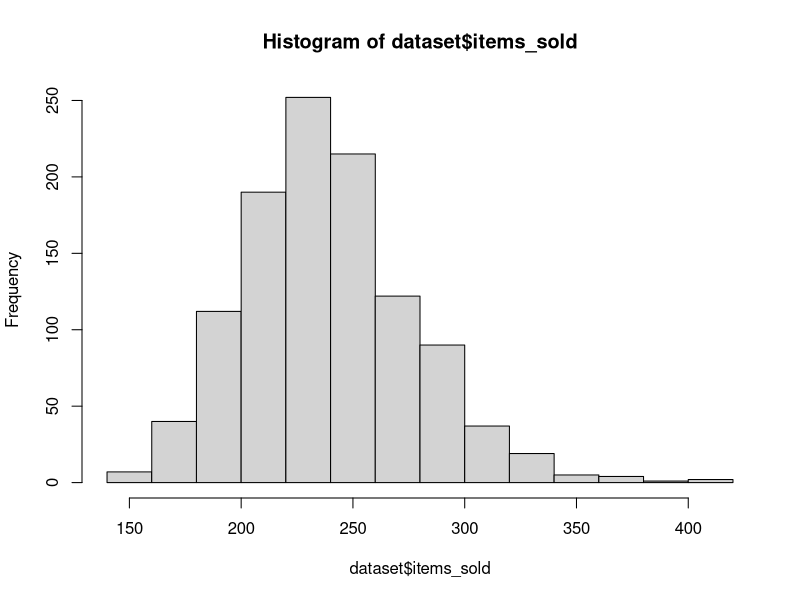
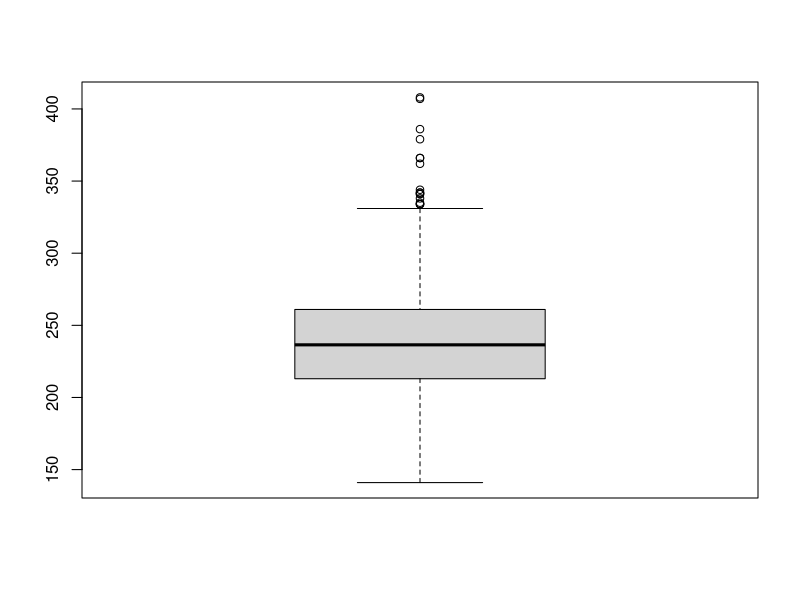
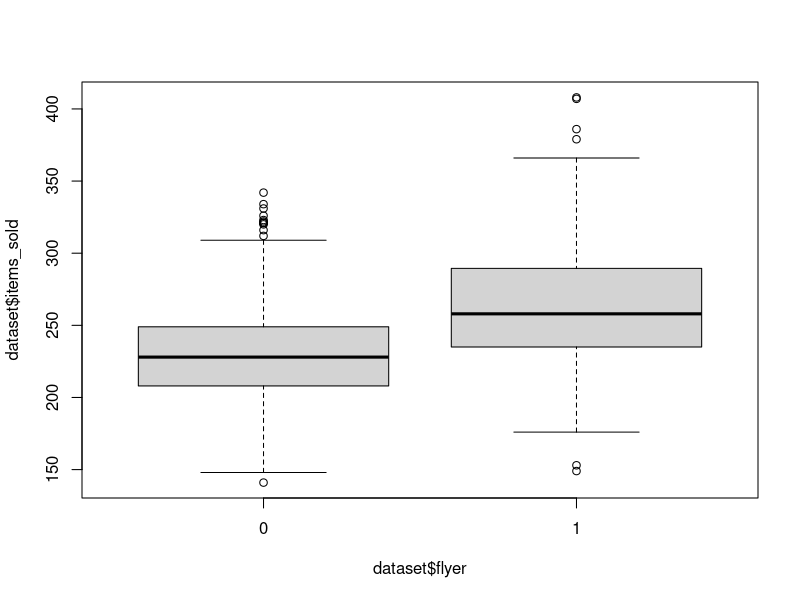
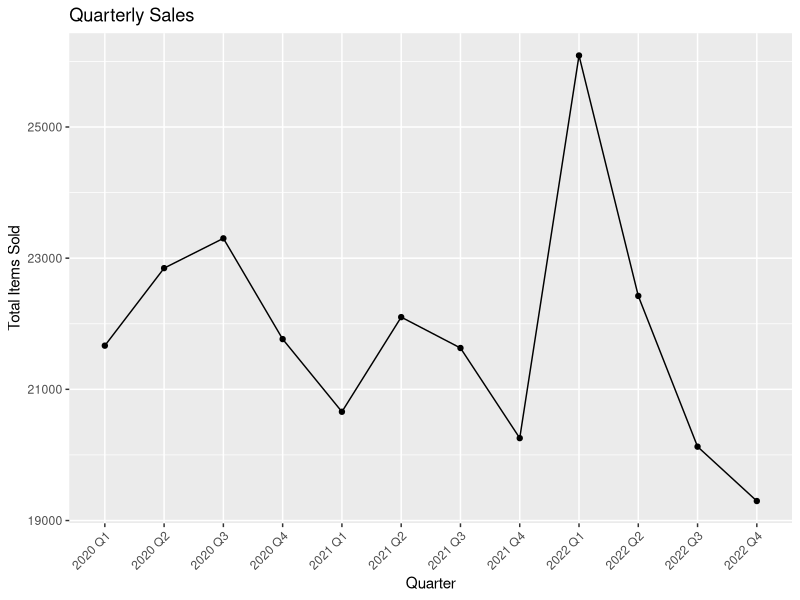
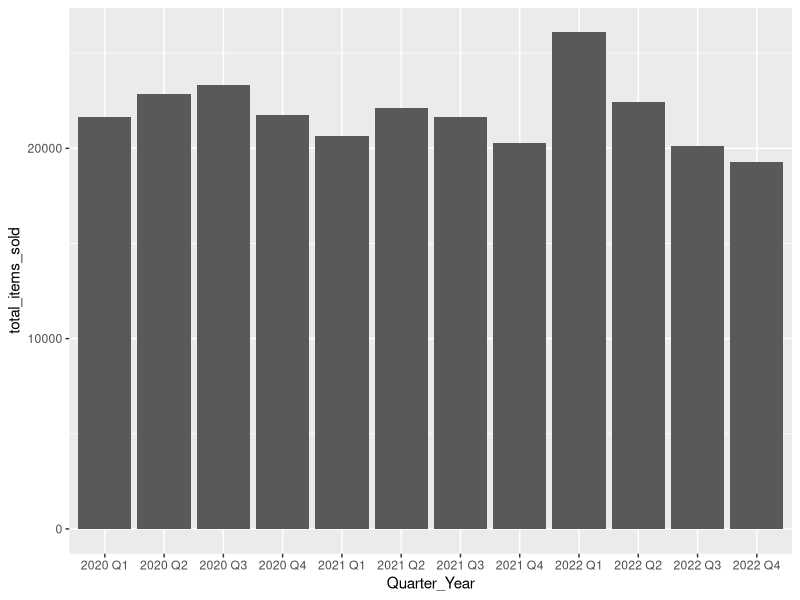
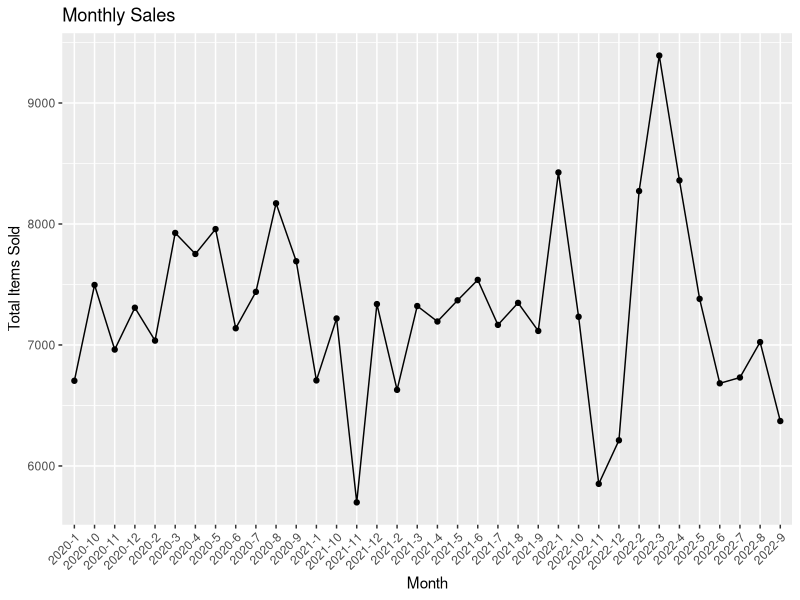
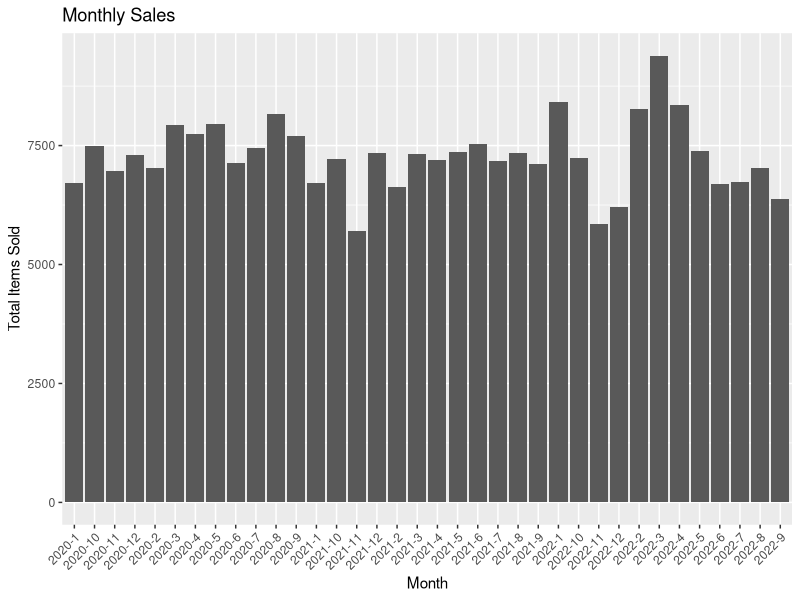
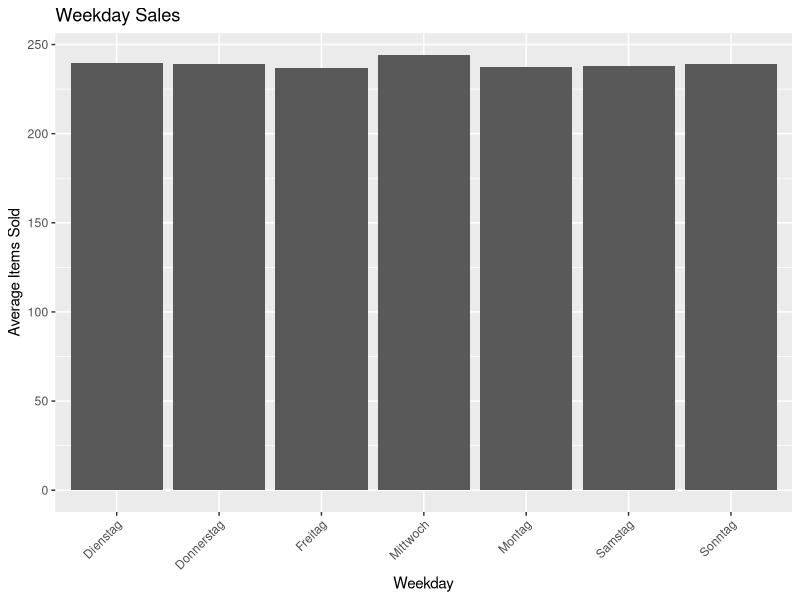

R code for these plots, in order:
library(ggplot2)
library(dplyr)
library(tidyverse)
library(corrplot)
library(lubridate)


# Task 1
dataset <- read.csv("Assignments/Assignment 2/dataset.csv")

# Overview of the data structure
summary(dataset)

## No nulls, need to transform dates to date
## Flier to be transformed as factor

dataset$Date = parse_date(dataset$Date) #Convert Date to date format
dataset$flyer = as.factor(dataset$flyer) #Convert Date to date format
summary(dataset)

# No need to analyze the price as it is a dimension, not a measure

hist(dataset$items_sold)
boxplot(dataset$items_sold) # Just number of items sold
boxplot(dataset$items_sold ~ dataset$flyer) # Including the flyer as factor

# Create a new column for quarter and year
dataset <- dataset %>%
  mutate(Quarter_Year = paste0(year(Date), " Q", quarter(Date)))

dataset$Month_Year <- paste0(year(dataset$Date), '-', month(dataset$Date))

# Aggregate sales by quarter and year
quarterly_sales <- dataset %>%
  group_by(Quarter_Year) %>%
  summarise(total_items_sold = sum(items_sold))

monthly_sales <- dataset %>%
  group_by(Month_Year) %>%
  summarise(total_items_sold = sum(items_sold))

weekday_sales <- dataset %>%
  group_by(weekday) %>%
  summarise(total_items_sold = mean(items_sold)) 

weekday_sales$day_number <- recode(weekday_sales$weekday, 
       "Montag"=0,
       "Dienstag"=1,
       "Mittwoch"=2,
       "Donnerstag"=3,
       "Freitag"=4,
       "Samstag"=5,
       "Sonntag"=6)

weekday_sales <- weekday_sales %>% arrange(day_number)

# Convert Quarter_Year to a factor with the correct order
quarterly_sales <- quarterly_sales %>%
  mutate(Quarter_Year = factor(Quarter_Year, levels = sort(unique(Quarter_Year))))
# Convert Month_Year to a factor with the correct order
monthly_sales <- monthly_sales %>%
  mutate(Month_Year = factor(Month_Year, levels = sort(unique(Month_Year))))

# Plot the aggregated sales
plot_quarterly <- ggplot(quarterly_sales, aes(x = Quarter_Year, y = total_items_sold)) +
  geom_line(group = 1) +
  geom_point() +
  labs(x = "Quarter", y = "Total Items Sold", title = "Quarterly Sales") +
  theme(axis.text.x = element_text(angle = 45, hjust = 1))

plot_quarterly

plot_quarterly_col <- ggplot(quarterly_sales, aes(x = Quarter_Year, y = total_items_sold)) +
  geom_col()
  labs(x = "Quarter", y = "Total Items Sold", title = "Quarterly Sales") +
  theme(axis.text.x = element_text(angle = 45, hjust = 1))

plot_quarterly_col

## There is some seasonal decrease in Q4, overall trend is decreasing

plot_monthly <- ggplot(monthly_sales, aes(x = Month_Year, y = total_items_sold)) +
  geom_line(group = 1) +
  geom_point() +
  labs(x = "Month", y = "Total Items Sold", title = "Monthly Sales") +
  theme(axis.text.x = element_text(angle = 45, hjust = 1))

plot_monthly

plot_monthly_col <- ggplot(monthly_sales, aes(x = Month_Year, y = total_items_sold)) +
  geom_col() +
  labs(x = "Month", y = "Total Items Sold", title = "Monthly Sales") +
  theme(axis.text.x = element_text(angle = 45, hjust = 1))

plot_monthly_col

## Hard to see the decreasing trend here, but quarters suggest so

plot_weekday_col <- ggplot(weekday_sales, aes(x = weekday, y = total_items_sold)) +
  geom_col() + 
  labs(x = "Weekday", y = "Average Items Sold", title = "Weekday Sales") +
  theme(axis.text.x = element_text(angle = 45, hjust = 1))

plot_weekday_col

## Days seem to be quite equal, with Wednesdays being the peak days in terms of average sales volume

## Frequency of price changes

price_change_plot <- ggplot(dataset, aes(x = Date, y = price)) +
    geom_line() +
    labs(x = 'Date', y = 'Price', title = 'Price change over time')

price_change_plot

# Calculate percentage price change from the previous price
dataset <- dataset %>%
  arrange(Date) %>%
  mutate(price_change_pct = (price - lag(price)) / lag(price) * 100)

price_changes_only <- dataset %>%
    filter(price_change_pct != 0)

price_change_percent_hist <- ggplot(price_changes_only, aes(x = price_change_pct)) +
    geom_histogram() + stat_bin(bins = 10) +
    labs(x = 'Percentage change', y = 'Occurence', title = 'Price change percent frequency')

price_change_percent_hist
mean_price_change <- mean(abs(price_changes_only$price_change_pct))
## Prices change 12% on average

average_price_duration <- nrow(dataset) / nrow(price_changes_only)

## We assume that promotions progression = frequency of flyers at a time
flyer_days_per_month <- dataset %>%
    group_by(year = year(Date), month = month(Date)) %>% 
    summarise(days_with_flyer = sum(flyer == 1)) %>%
    arrange(year, month)

flyer_days_per_month_plot <- ggplot(flyer_days_per_month, aes(x = paste0(year, '-', month), y = days_with_flyer, group =1)) +
    geom_line() +
    labs(x = 'Month', y = 'Number of flyers', title = 'Pprogression of promotions over time')

flyer_days_per_month_plot
## No pattern visible

flyer_days_per_quarter <- dataset %>%
    group_by(year = year(Date), quarter = quarter(Date)) %>% 
    summarise(days_with_flyer = sum(flyer == 1)) %>%
    arrange(year, quarter)

flyer_days_per_quarter_plot <- ggplot(flyer_days_per_quarter, aes(x = paste0(year, '-', quarter), y = days_with_flyer, group =1)) +
    geom_line() +
    labs(x = 'Quarter', y = 'Number of flyers', title = 'Pprogression of promotions over time')

flyer_days_per_quarter_plot
## A clear decreasing trend visible, with a slight increase in Q3 2021. 

# Regression analysis
dataset <- read.csv("Assignments/Assignment 2/dataset.csv")
dataset$Date = parse_date(dataset$Date) #Convert Date to date format
dataset$flyer = as.factor(dataset$flyer) #Convert Date to date format

dataset_reg <- dataset %>%
    mutate(month = month(Date), quarter = quarter(Date)) %>%
    mutate(weekday = as.factor(weekday))

sales_reg = lm(items_sold ~ weekday + month + quarter + price + flyer, dataset_reg)
summary(sales_reg)

## The model has an "ok" R^2 of .5344. And a very low p-value close to 0.00
plot(sales_reg$residuals)
sd(sales_reg$residuals)
## Most of variables are insignificant, hence we will start removing them
## Factors for weekdays are largely insignificant. We can leave wednesday as it has the only acceptable significance level

sales_reg2 = lm(items_sold ~ as.factor(weekday == 'Mittwoch') + month + quarter + price + flyer, dataset_reg)
summary(sales_reg2)

## The model has improved. We have a very similar performance in terms of R^2
## We can proceed with variable removal. Let's start with month, as it is also insignificant.

sales_reg3 = lm(items_sold ~ as.factor(weekday == 'Mittwoch') + quarter + price + flyer, dataset_reg)
summary(sales_reg3)
## Now all variables are significant, the R^2 is still high at .5338
## Model's p-value is low and acceptable

dataset_reg$regression_result <- predict(sales_reg3, dataset_reg)

# Plot the actual items_sold on x and regression_result on y as points with different colors
plot_actual_vs_predicted <- ggplot(dataset_reg, aes(x = items_sold, y = regression_result)) +
  geom_point() +
  labs(x = "Actual Items Sold", y = "Predicted Items Sold", title = "Actual vs Predicted Items Sold") +
  theme_minimal()

plot_actual_vs_predicted


# Group comparisons
t.test(dataset[dataset$flyer==1,]$items_sold, 
    dataset[dataset$flyer==0,]$items_sold)
## The t-test rejects the null hypothesis with p-value < 0.05
## meaning that we can assume that there is a difference in sample means
boxplot_flyer <- ggplot(dataset, aes(x = as.factor(flyer), y = items_sold)) +
  geom_boxplot() +
  labs(x = "Flyer", y = "Items Sold", title = "Items Sold with and without Flyer") +
  scale_x_discrete(labels = c("0" = "No Flyer", "1" = "Flyer"))

boxplot_flyer


## anova test
anova_test <- aov(items_sold ~ weekday, data = dataset)
summary(anova_test)
## p-value > 0.05, hence we reject the null hypothesis
boxplot_weekday <- ggplot(dataset, aes(x = as.factor(weekdays(Date)), y = items_sold)) +
  geom_boxplot() +
  labs(x = "Weekday", y = "Items Sold", title = "Items Sold on Weekdays") +
  scale_x_discrete()

boxplot_weekday
